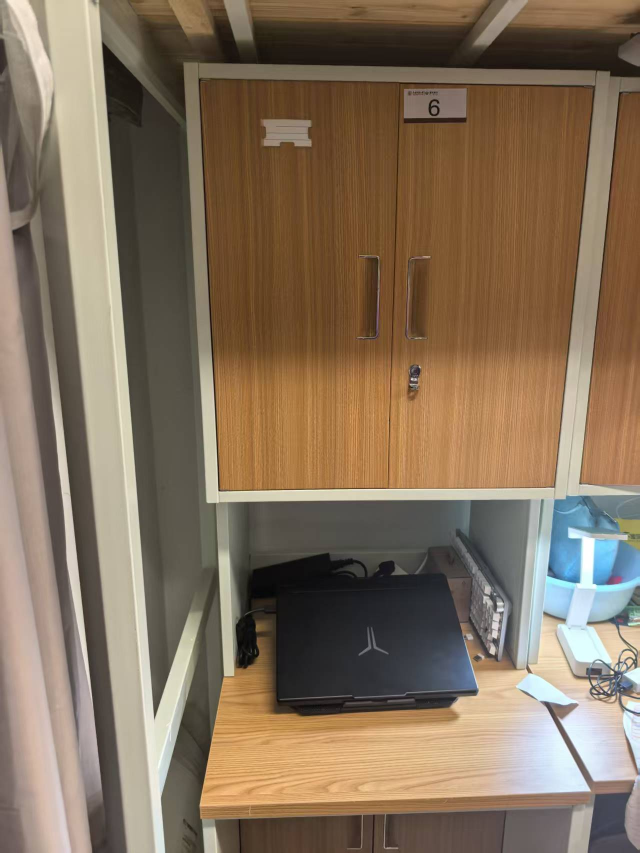
#> input picture pic/left_image.jpg, 1279 x 1706 px, found by its file name (shown at 1/2 size)
$ python main_if.py
#> lines starting #> are read from the running program, lines starting #| are printed output that depends on the picture; after the words box and inside, x2 and y2 are one past the last pixel; in counts of white or black regions, pixels touching at a corner belong together; long printed decimals are rounded
### solution.py
import cv2
import numpy as np


def insert_depth_filled(depth_map):
    """
    填充深度图中的空洞（深度图为32f类型，单位为米）
    使用类似于积分图的方法进行填充。

    :param depth_map: 输入的深度图（32f类型）
    :return: 填充后的深度图
    """
    height, width = depth_map.shape[0],depth_map.shape[1]
    # 创建积分图和点数积分图
    integral_map = np.zeros((height, width), dtype=np.float64)
    pts_map = np.zeros((height, width), dtype=np.int32)

    # 填充积分图和点数图
    for i in range(height):
        for j in range(width):
            if depth_map[i, j] > 1e-3:
                integral_map[i, j] = depth_map[i, j]
                pts_map[i, j] = 1

    # 计算积分图
    for i in range(height):
        for j in range(1, width):
            integral_map[i, j] += integral_map[i, j-1]
            pts_map[i, j] += pts_map[i, j-1]

    for i in range(1, height):
        for j in range(width):
            integral_map[i, j] += integral_map[i-1, j]
            pts_map[i, j] += pts_map[i-1, j]

    # 使用窗口大小逐步填充空洞
    wnd = 2
    dWnd = 2.0
    while dWnd > 1:
        wnd = int(dWnd)
        dWnd /= 2
        for i in range(height):
            for j in range(width):
                # 计算邻域范围
                left = max(0, j - wnd - 1)
                right = min(j + wnd, width - 1)
                top = max(0, i - wnd - 1)
                bottom = min(i + wnd, height - 1)

                # 计算积分区域
                dx = right - left
                dy = (bottom - top) * width
                id_left_top = top * width + left
                id_right_top = id_left_top + dx
                id_left_bottom = id_left_top + dy
                id_right_bottom = id_left_bottom + dx

                pts_cnt = pts_map[bottom, right] + pts_map[top, left] - pts_map[bottom, left] - pts_map[top, right]
                sum_gray = integral_map[bottom, right] + integral_map[top, left] - integral_map[bottom, left] - integral_map[top, right]

                if pts_cnt > 0:
                    depth_map[i, j] = sum_gray / pts_cnt

        # 高斯模糊平滑
        s = wnd // 2 * 2 + 1
        s = min(s, 201)  # 最大窗口为201
        depth_map = cv2.GaussianBlur(depth_map, (s, s), s, s)

    return depth_map

def fill_disparity_map(disparity_map):
    """
    填充视差图中的空洞（视差图为16位类型）

    :param disparity_map: 输入的视差图（16位）
    :return: 填充后的视差图
    """
    # 将视差图转换为浮动类型并填充空洞
    disparity_map_float = disparity_map.astype(np.float32)

    # 填充视差图中的空洞
    filled_disparity = insert_depth_filled(disparity_map_float)

    # 将填充后的视差图转换回16位
    filled_disparity = np.clip(filled_disparity, 0, 255)  # 防止溢出
    return filled_disparity.astype(np.uint8)

### main_if.py
import cv2 as cv
import cv2
import numpy as np
from matplotlib import pyplot as plt
from solution import insert_depth_filled, fill_disparity_map


class stereoCamera(object):
    def __init__(self):
        self.cam_matrix_l = np.array([[1.27227494e+03, 0.00000000e+00, 8.49083520e+02],
                                      [0.00000000e+00, 1.27412512e+03, 6.30590111e+02],
                                      [0.00000000e+00, 0.00000000e+00, 1.00000000e+00]])
        self.cam_matrix_r = np.array([[1.27227494e+03, 0.00000000e+00, 8.49083520e+02],
                                      [0.00000000e+00, 1.27412512e+03, 6.30590111e+02],
                                      [0.00000000e+00, 0.00000000e+00, 1.00000000e+00]])
        self.distortion_l = np.array([0.285074221, -1.78844907, -0.000887703, -0.00103296, 3.36258030])
        self.distortion_r = np.array([0.285074221, -1.78844907, -0.000887703, -0.00103296, 3.36258030])
        self.R = np.eye(3, dtype=np.float32)
        self.T = np.array([[-200], [0.0], [0.0]], dtype=np.float32)
        self.doffs = 0.0
        self.isRectified = True

def getRectifyTransform(high, wide, config):
    left_K = config.cam_matrix_l
    right_K = config.cam_matrix_r
    left_distortion = config.distortion_l
    right_distortion = config.distortion_r
    R = config.R
    T = config.T

    # 计算校正变换
    R1, R2, P1, P2, Q, roi1, roi2 = cv.stereoRectify(left_K, left_distortion, right_K, right_distortion,
                                                     (wide, high), R, T, alpha=0)
    map1x, map1y = cv.initUndistortRectifyMap(left_K, left_distortion, R1, P1, (wide, high), cv.CV_32FC1)
    map2x, map2y = cv.initUndistortRectifyMap(right_K, right_distortion, R2, P2, (wide, high), cv.CV_32FC1)
    return map1x, map1y, map2x, map2y, Q


def rectifyImage(img1, img2, map1x, map1y, map2x, map2y):
    rectify_img1 = cv.remap(img1, map1x, map1y, cv.INTER_AREA)
    rectify_img2 = cv.remap(img2, map2x, map2y, cv.INTER_AREA)
    return rectify_img1, rectify_img2


def draw_line(img1, img2):
    height = max(img1.shape[0], img2.shape[0])
    width = img1.shape[1] + img2.shape[1]
    output = np.zeros((height, width, 3), dtype=np.uint8)
    output[0:img1.shape[0], 0:img1.shape[1]] = img1
    output[0:img2.shape[0], img1.shape[1]:] = img2
    line_interval = 50  # 直线间隔
    for k in range(height // line_interval):
        cv.line(output, (0, line_interval * (k + 1)),
                (2 * width, line_interval * (k + 1)),
                (0, 255, 0), thickness=2, lineType=cv.LINE_AA)
    plt.imshow(output, 'gray')
    plt.show()
    # cv.imwrite('./lineOut.jpg',output)
    return output


def opencv_SGBM(left_img, right_img, use_wls=False):
    blockSize = 5
    paramL = {"minDisparity": 0,  # 表示可能的最小视差值。通常为0，但有时校正算法会移动图像，所以参数值也要相应调整
              "numDisparities": 160,  # 表示最大的视差值与最小的视差值之差，这个差值总是大于0。在当前的实现中，这个值必须要能被16整除，越大黑色边缘越多，表示不能计算视差的区域
              "blockSize": blockSize,
              "P1": 8 * 3 * blockSize * blockSize,  # 控制视差图平滑度的第一个参数 2,904
              "P2": 32 * 3 * blockSize * blockSize,  # 控制视差图平滑度的第二个参数，值越大，视差图越平滑。P1是邻近像素间视差值变化为1时的惩罚值，11,616
              # p2是邻近像素间视差值变化大于1时的惩罚值。算法要求P2>P1,stereo_match.cpp样例中给出一些p1和p2的合理取值。
              "disp12MaxDiff": 1,  # 表示在左右视图检查中最大允许的偏差（整数像素单位）。设为非正值将不做检查。
              "uniquenessRatio": 5,  # 表示由代价函数计算得到的最好（最小）结果值比第二好的值小多少（用百分比表示）才被认为是正确的。通常在5-15之间。
              "speckleWindowSize": 50,  # 表示平滑视差区域的最大窗口尺寸，以考虑噪声斑点或无效性。将它设为0就不会进行斑点过滤，否则应取50-200之间的某个值。
              "speckleRange": 1,  # 指每个已连接部分的最大视差变化，如果进行斑点过滤，则该参数取正值，函数会自动乘以16、一般情况下取1或2就足够了。
              "preFilterCap": 63,
              "mode": cv.STEREO_SGBM_MODE_SGBM_3WAY
              }
    matcherL = cv.StereoSGBM_create(**paramL)
    # 计算视差图
    dispL = matcherL.compute(left_img, right_img)

    # WLS滤波平滑优化图像
    if use_wls:
        paramR = paramL
        paramR['minDisparity'] = -paramL['numDisparities']
        matcherR = cv.StereoSGBM_create(**paramR)
        dispR = matcherR.compute(right_img, left_img)
        # dispR = np.int16(dispR)
        lmbda = 8000
        sigma = 1
        filter = cv.ximgproc.createDisparityWLSFilter(matcher_left=matcherL)
        filter.setLambda(lmbda)
        filter.setSigmaColor(sigma)
        dispL = filter.filter(dispL, left_img, None, dispR)

    # 双边滤波
    dispL = cv2.bilateralFilter(dispL.astype(np.float32), d=9, sigmaColor=75, sigmaSpace=75)

    # 除以16得到真实视差（因为SGBM算法得到的视差是×16的）
    dispL[dispL < 0] = 1e-6
    dispL = dispL.astype(np.int16)
    dispL = dispL / 16.0  # float 64 必须转为uint才能正确显示，如果不使用空洞填充的话

    dispL_nor = cv2.normalize(dispL, None, 0, 255, cv.NORM_MINMAX)
    dispL_nor = dispL_nor.astype(np.uint8)
    cv.imshow('dispL_before', cv.resize(dispL_nor, (640, 853)))
    #cv.waitKey(0)

    return dispL


def create_point_cloud(dispL, img, Q):
    # step = 2  # 取样间隔
    # dispL = dispL[::step, ::step]
    # img = img[::step, ::step]
    points = cv.reprojectImageTo3D(dispL, Q)
    colors = cv.cvtColor(img, cv.COLOR_BGR2RGB)
    # mask = dispL > dispL.min()
    mask = (dispL > 0)
    points = points.astype(np.float16)
    out_points = points[mask]
    out_colors = colors[mask]
    return out_points, out_colors


def save_point_cloud(points, colors, filename, depth_range):
    colors = colors.reshape(-1, 3)
    points = points.reshape(-1, 3)
    # 只要规定区域的点
    print("Depth range in point cloud:", points[:, 2].min(), points[:, 2].max())
    valid_indices = np.where((points[:, 2] > depth_range[0]) & (points[:, 2] < depth_range[1]))[0]
    filtered_points = points[valid_indices]
    # 带颜色的
    filtered_colors = colors[valid_indices]
    point_cloud = np.hstack([filtered_points, filtered_colors])
    np.savetxt(filename, point_cloud, fmt='%0.4f %0.4f %0.4f %d %d %d')
    # # 不带颜色的
    # point_cloud = filtered_points
    # np.savetxt(filename, point_cloud, fmt='%0.4f %0.4f %0.4f')


def creatDepthView(dispL=None, focal_length=1272.27, baseline=0.2):
    dispL[dispL <= 20] = 20 # 根据视差图中的直方图确定，也可以根据数据集中提供的视差范围确定
    dispL[dispL > 120] = 120
    depth_map = (baseline * focal_length) / (dispL.astype(np.float32))

    print(np.max(depth_map))
    print(np.min(depth_map))

    # 归一化深度图到 0-255 范围
    depth_normalized = cv2.normalize(depth_map, None, alpha=0, beta=255, norm_type=cv2.NORM_MINMAX)
    depth_normalized = depth_normalized.astype(np.uint8)

    # 使用伪彩色图显示深度
    depth_color_map = cv2.applyColorMap(depth_normalized, cv2.COLORMAP_JET)

    return depth_color_map


if __name__ == '__main__':
    imgl = cv.imread('D:/code/pycharm/stereo  visuals/self_depth_generation/pic/left_image.jpg')
#> imgl is the input picture: shape (1706, 1279, 3); mean B, G, R 92, 112.9, 131.9
    imgr = cv.imread('D:/code/pycharm/stereo  visuals/self_depth_generation/pic/right_image.jpg')
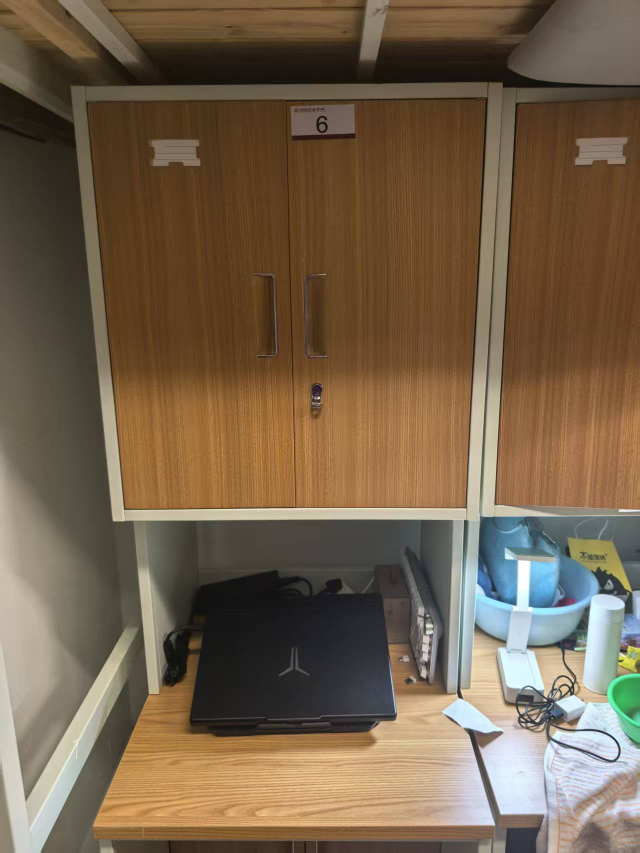
#> input picture pic/right_image.jpg, 1279 x 1706 px, found by its file name (shown at 1/2 size)
#> imgr is the input picture: shape (1706, 1279, 3); mean B, G, R 75.7, 97.9, 117
    high, wide = imgl.shape[0:2]
#> high = 1706; wide = 1279
    print(high, wide)
#| 1706 1279

    # # 读取相机参数
    config = stereoCamera()

    # # 消除图像畸变
    imgl_qb = cv.undistort(imgl, config.cam_matrix_l, config.distortion_l)
    imgr_qb = cv.undistort(imgr, config.cam_matrix_r, config.distortion_r)
    # 数据集中图像是矫正之后的，

    # # 极线校正  获取Q矩阵备用
    map1x, map1y, map2x, map2y, Q = getRectifyTransform(high, wide, config)
    imgl_jx, imgr_jx = rectifyImage(imgl_qb, imgr_qb, map1x, map1y, map2x, map2y)
    print("Print Q!")
    print(Q)
#| [[ 1.00000000e+00  0.00000000e+00  0.00000000e+00 -6.86187710e+02]
#|  [ 0.00000000e+00  1.00000000e+00  0.00000000e+00 -9.05719040e+02]
#|  [ 0.00000000e+00  0.00000000e+00  0.00000000e+00  3.98111748e+03]
#|  [ 0.00000000e+00  0.00000000e+00  5.00000000e-03 -0.00000000e+00]]

    # # 绘制等间距平行线，检查效果
    line = draw_line(imgl_jx, imgr_jx)
    line = draw_line(imgl_qb, imgr_qb)
#> after the loop in draw_line (call 2), `for k in range(height // line_interval):`:
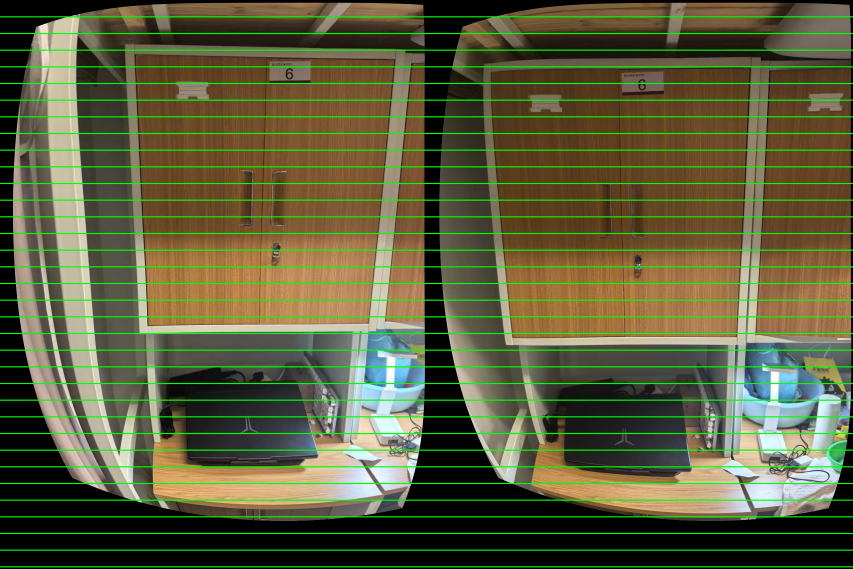
#> output: shape (1706, 2558, 3) (shown at 1/3 size); mean B, G, R 59.6, 93.9, 91.4

    imgl_hd = cv.cvtColor(imgl, cv.COLOR_BGR2GRAY)
    imgr_hd = cv.cvtColor(imgr, cv.COLOR_BGR2GRAY)
    imgl_hd = cv.equalizeHist(imgl_hd)
    imgr_hd = cv.equalizeHist(imgr_hd)

    # 立体匹配——SBGM算法
    dispL = opencv_SGBM(imgl_hd, imgr_hd, True)
#> in opencv_SGBM, `paramR = paramL`: paramR = 11 items
#> in opencv_SGBM, `dispL[dispL < 0] = 1e-6`:
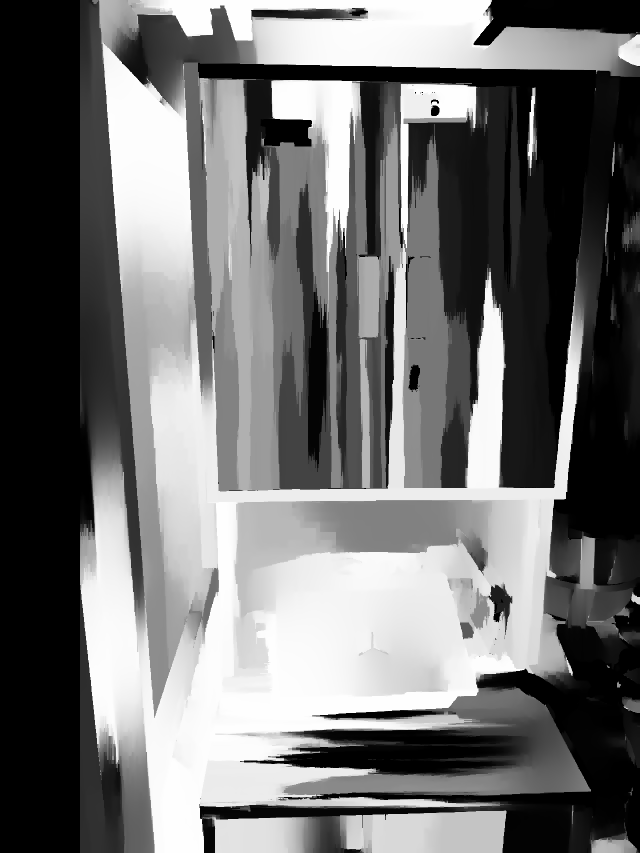
#> dispL: shape (1706, 1279) float32 (shown at 1/2 size); min 0, max 2544, mean 1125.7; drawn with min black and max white

    # 视差图空洞填充
    dispL = fill_disparity_map(dispL)
#> after the loop in insert_depth_filled, `for i in range(height):`:
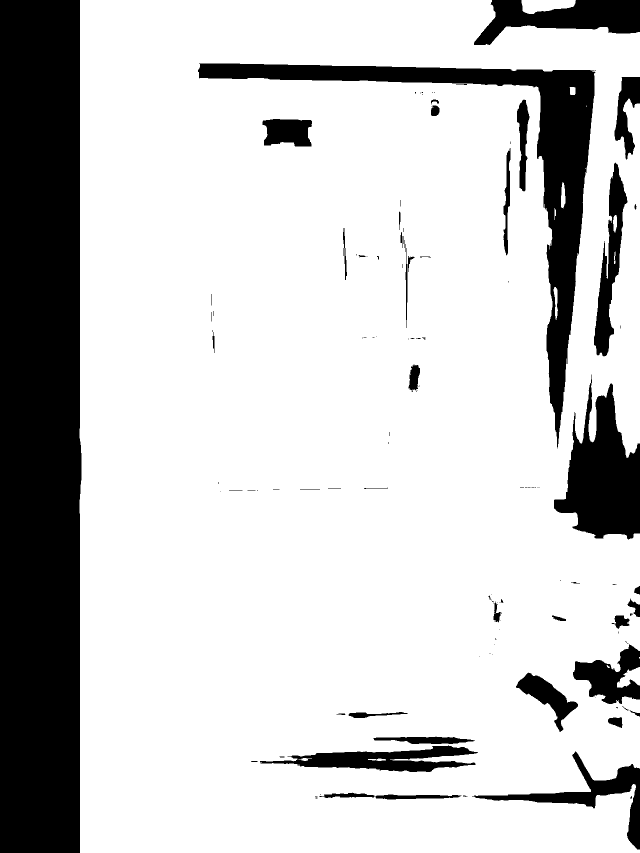
#> pts_map: shape (1706, 1279) int32 (shown at 1/2 size); values 0 (black) and 1 (white), 79.3% white; 128 black regions (82 under 20 px), largest, box (x1, y1, x2, y2) and area: (0, 0, 163, 1706) 273151, (396, 126, 1191, 897) 65927, (1108, 749, 1279, 1079) 30874
#> after the loop in insert_depth_filled, `for i in range(height):`:
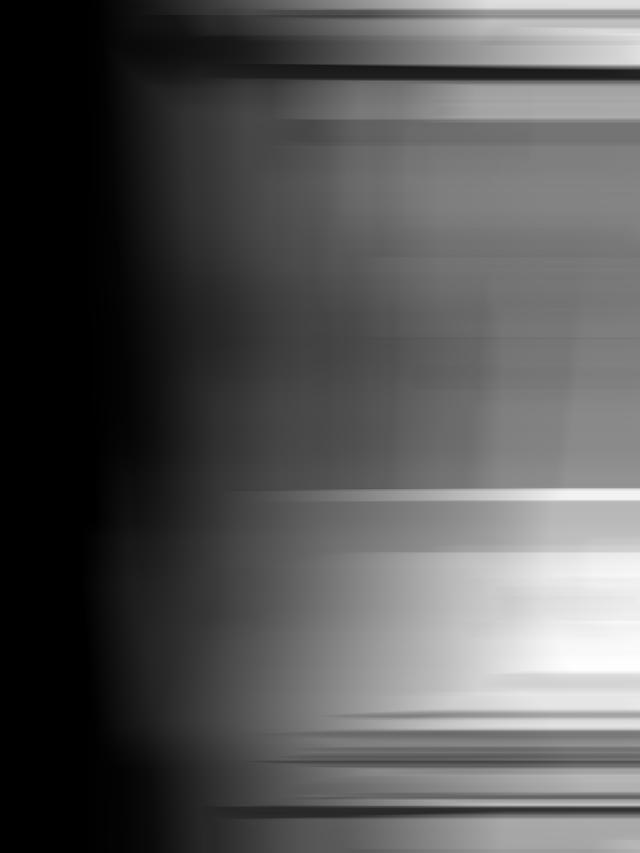
#> integral_map: shape (1706, 1279) float64 (shown at 1/2 size); min 0, max 138919.3, mean 46559.7; drawn with min black and max white
#> after the loop in insert_depth_filled, `for i in range(1, height):`:
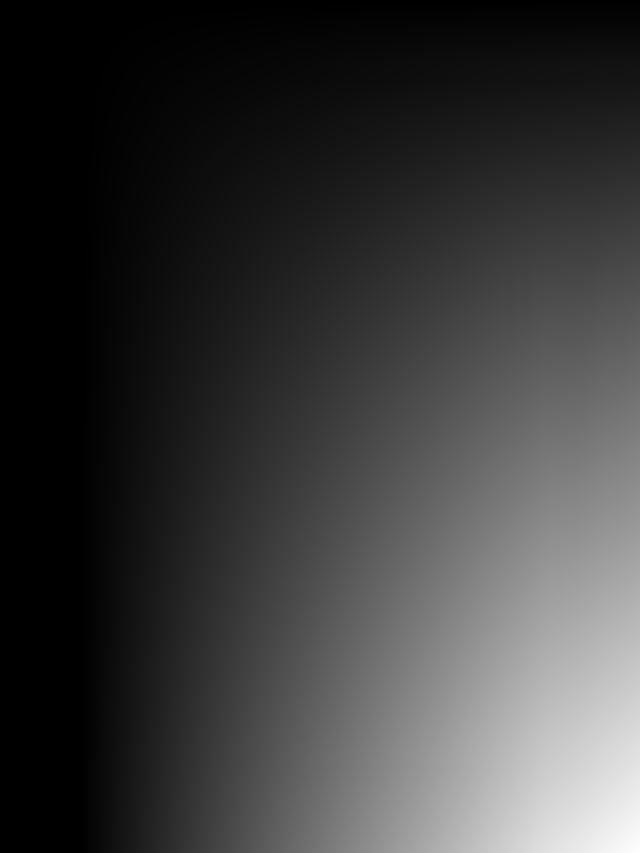
#> pts_map: shape (1706, 1279) int32 (shown at 1/2 size); min 0, max 1729315, mean 398737.7; drawn with min black and max white
#> after the loop in insert_depth_filled, `while dWnd > 1:`: dWnd = 1

    # # 计算视差图中每个值出现的次数
    unique, counts = np.unique(dispL, return_counts=True)
#> unique = 159 values from 0 to 158; counts = 159 values, max 446982 at index 0, min 3256 at index 77, mean 13723.1
    # # 绘制直方图
    plt.figure(figsize=(10, 6))
    plt.bar(unique, counts, width=1, color='b', alpha=0.7)
    plt.xlabel('disparity')
    plt.ylabel('times')
    plt.title('map')
    plt.show()
#> figure, not shown here; tallest bar 446982 high, from x = -0.5 to 0.5

    # 深度图
    depthmap = creatDepthView(dispL)
#| 12.7227
#| 2.120

    # 深度图空洞填充
    # depthmap = insert_depth_filled(depthmap)

    # show original depthMap distanceMap
    cv.imshow('image', cv.resize(imgl, (640, 853)))
    cv.imshow('dispL_after', cv.resize(dispL, (640, 853)))
    cv.imshow('depthmap', cv.resize(depthmap, (640, 853)))
    # cv.imwrite('depth.png',depthmap)
    # cv.imwrite('displ.png',dispL)
    cv.waitKey(0)

    # 生成三维点云
    assert imgl.shape[:2] == dispL.shape[:2], "Image and disparity map must have the same resolution!"
    points, colors = create_point_cloud(dispL, imgl_jx, Q)
#> in create_point_cloud, `points = cv.reprojectImageTo3D(dispL, Q)`:
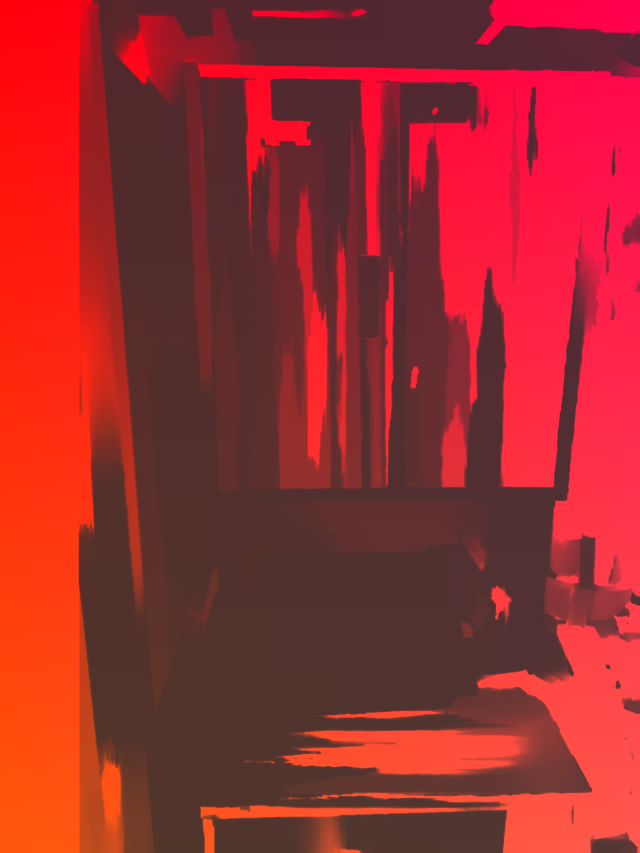
#> points: shape (1706, 1279, 3) float32 (shown at 1/2 size); mean of channels 0, 1, 2 -148.3, -449.2, 20799.6; drawn with min black and max white
#> in create_point_cloud, `mask = (dispL > 0)`: mask: shape (1706, 1279) bool; every value is 1
    points, colors = create_point_cloud(dispL, imgl, Q)

    # 保存点云（带颜色.xyz;不带颜色.ply）
    depth_range = [5000, 20000]  # 深度范围
    save_point_cloud(points, colors, 'point_cloud1.xyz', depth_range)
#| Depth range in point cloud: 6636.0 39800.0
